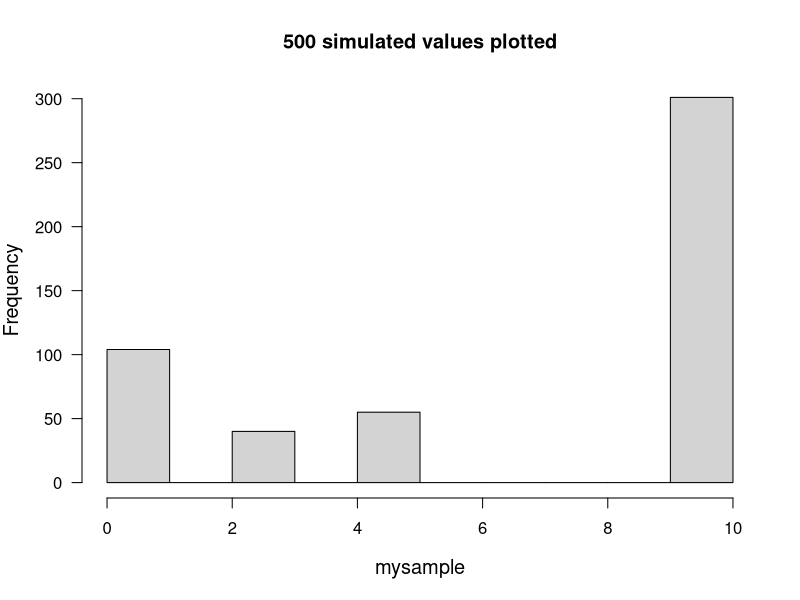
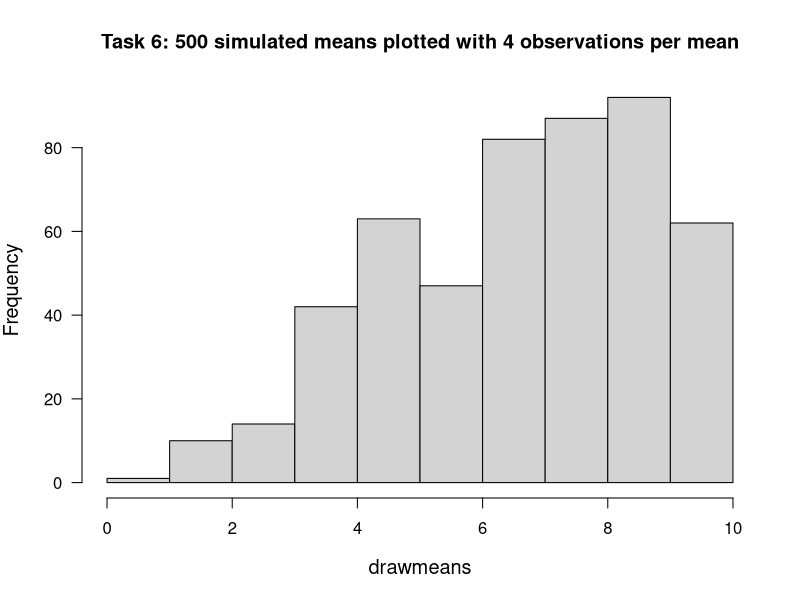
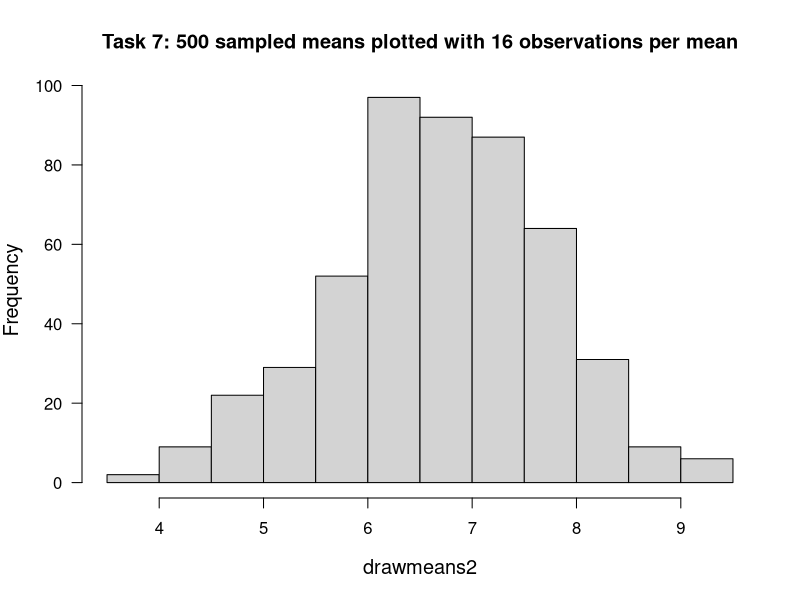

Recreate these plots in R, in order.
#code for coursework 2

x = c(0,3,5,10)
px = c(0.2, 0.1,0.1, 0.6)

#1 

#Numerical estimation of expected value
expectedV <- sum(x*px)
expectedV

#Numerical estimation of variance
variance <- sum((x^2)*px) - sum(x*px)^2
variance

#2 Simulate 500 values from the given distribution 
mysample <- c()	
mysample <- sample(x, size = 500, replace = TRUE, prob = px)
mysample[1:20]              #just to see parts of the sample

#3 Draw histogram of 500 simulated values
par(las = 1, cex.lab = 1.2)  
hist(mysample, main = "500 simulated values plotted")

#4 Generate 500 simulated values for the mean with 4 observations per mean
drawmeans = apply(matrix(sample(x, size = 4 * 500, replace = TRUE, prob = px), 4), 2, mean)
drawmeans                                        #to see the output

#5 Compute variance with n = 4
varianceofmean <- variance/4                                       
varianceofmean

#6 Visualize the results from 4
par(las = 1, cex.lab = 1.2)  
hist(drawmeans, main = "Task 6: 500 simulated means plotted with 4 observations per mean")
var_drawmeans <- var(drawmeans)                  #calculating the variance of the sample
var_theoretical <- variance/4                    #theoretical variance of the sample

#7
drawmeans2 = apply(matrix(sample(x, size = 16 * 500, replace = TRUE, prob = px), 16), 2, mean)
drawmeans2                                      #to see the output

length(drawmeans2)
par(las = 1, cex.lab = 1.2)  
hist(drawmeans2, main = "Task 7: 500 sampled means plotted with 16 observations per mean")
 
var_drawmeans2 <- var(drawmeans2)                  #calculating the variance of the sample
var_theoretical2 <- variance/16                    #theoretical variance of the sample
